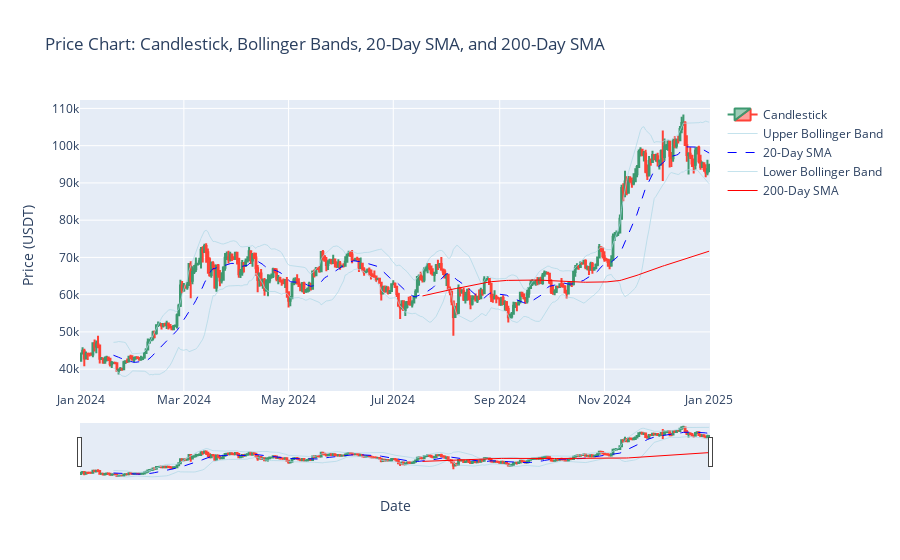
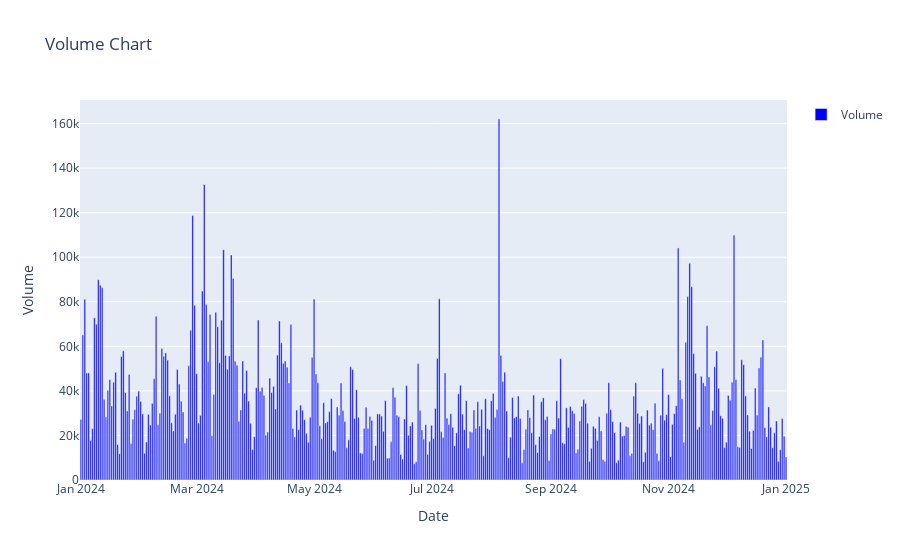
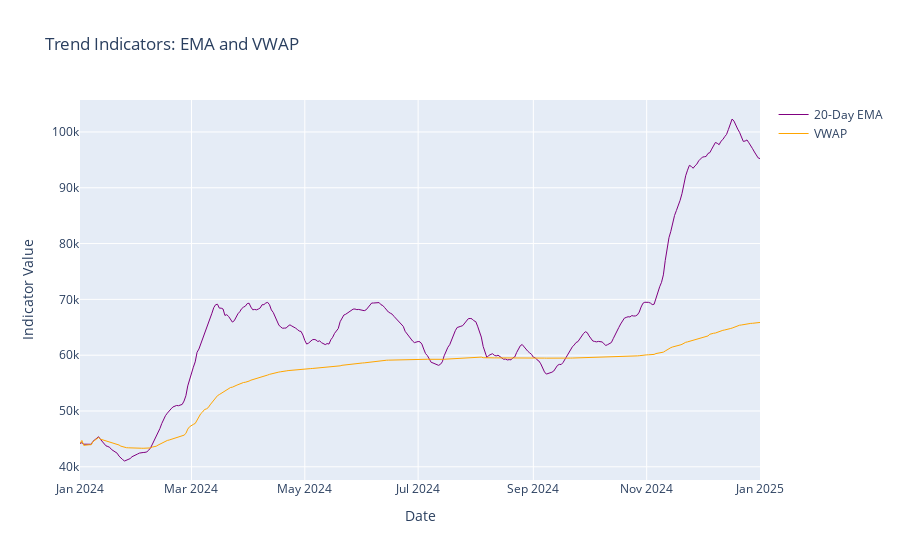
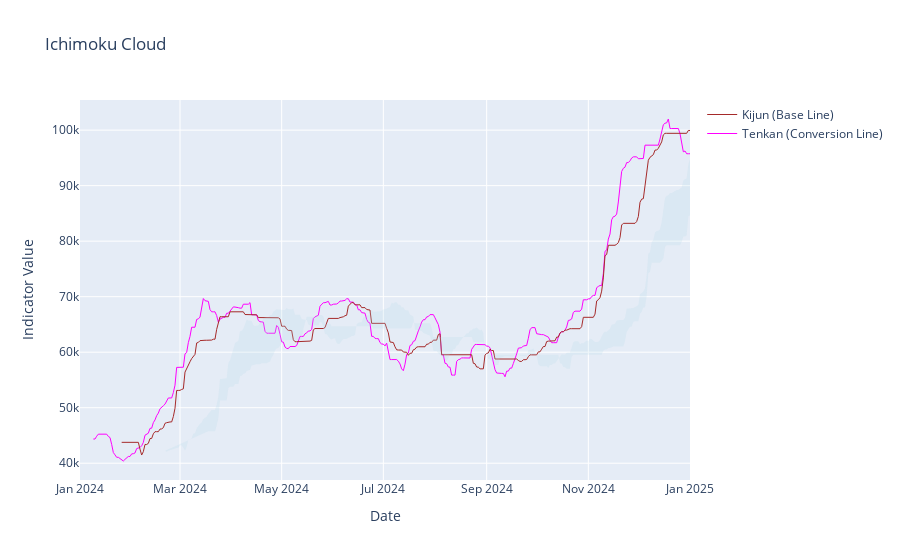

Notebook source saved alongside these figures, in order:
### Code cell
# -------------------------------
# Figure 1: Price Chart (Candlestick, Bollinger Bands, SMA20 and SMA200)
# -------------------------------
fig_price = go.Figure()

# Candlestick
fig_price.add_trace(go.Candlestick(
    x=df.index,
    open=df['Open'],
    high=df['High'],
    low=df['Low'],
    close=df['Close'],
    name='Candlestick'
))

# Bollinger Bands and SMA20
fig_price.add_trace(go.Scatter(
    x=df.index,
    y=df['Upper_BB'],
    line=dict(color='rgba(173,216,230,0.7)', width=1),
    name='Upper Bollinger Band'
))
fig_price.add_trace(go.Scatter(
    x=df.index,
    y=df['SMA20'],
    line=dict(color='blue', dash='dash', width=1),
    name='20-Day SMA'
))
fig_price.add_trace(go.Scatter(
    x=df.index,
    y=df['Lower_BB'],
    line=dict(color='rgba(173,216,230,0.7)', width=1),
    name='Lower Bollinger Band'
))

# SMA200
fig_price.add_trace(go.Scatter(
    x=df.index,
    y=df['SMA200'],
    line=dict(color='red', width=1),
    name='200-Day SMA'
))

fig_price.update_layout(
    title='Price Chart: Candlestick, Bollinger Bands, 20-Day SMA, and 200-Day SMA',
    xaxis_title='Date',
    yaxis_title='Price (USDT)',
    showlegend=True
)
fig_price.show()

# -------------------------------
# Figure 2: Volume Chart
# -------------------------------
fig_volume = go.Figure(data=[
    go.Bar(
        x=df.index,
        y=df['Volume'],
        name='Volume',
        marker_color='blue'
    )
])
fig_volume.update_layout(
    title='Volume Chart',
    xaxis_title='Date',
    yaxis_title='Volume',
    showlegend=True
)
fig_volume.show()

# -------------------------------
# Figure 3: Trend Indicators (EMA and VWAP)
# -------------------------------
fig_trend = go.Figure()
fig_trend.add_trace(go.Scatter(
    x=df.index,
    y=df['EMA'],
    line=dict(color='purple', width=1),
    name='20-Day EMA'
))
fig_trend.add_trace(go.Scatter(
    x=df.index,
    y=df['VWAP'],
    line=dict(color='orange', width=1),
    name='VWAP'
))
fig_trend.update_layout(
    title='Trend Indicators: EMA and VWAP',
    xaxis_title='Date',
    yaxis_title='Indicator Value',
    showlegend=True
)
fig_trend.show()

# -------------------------------
# Figure 4: Ichimoku Cloud
# -------------------------------
fig_ichimoku = go.Figure()
fig_ichimoku.add_trace(go.Scatter(
    x=df.index,
    y=df['Ichimoku_Tenkan'],
    line=dict(color='magenta', width=1),
    name='Tenkan (Conversion Line)'
))
fig_ichimoku.add_trace(go.Scatter(
    x=df.index,
    y=df['Ichimoku_Kijun'],
    line=dict(color='brown', width=1),
    name='Kijun (Base Line)'
))
fig_ichimoku.add_trace(go.Scatter(
    x=df.index,
    y=df['Ichimoku_SenkouA'],
    line=dict(color='rgba(0,0,0,0)'),
    showlegend=False,
    name='Senkou Span A'
))
fig_ichimoku.add_trace(go.Scatter(
    x=df.index,
    y=df['Ichimoku_SenkouB'],
    line=dict(color='rgba(0,0,0,0)'),
    fill='tonexty',
    fillcolor='rgba(173,216,230,0.2)',
    showlegend=False,
    name='Senkou Span B'
))
fig_ichimoku.update_layout(
    title='Ichimoku Cloud',
    xaxis_title='Date',
    yaxis_title='Indicator Value',
    showlegend=True
)
fig_ichimoku.show()

# -------------------------------
# Figure 5: RSI (14)
# -------------------------------
# Calculate the first and last date for the x-axis boundaries
x0 = df.index.min()
x1 = df.index.max()

fig_rsi = go.Figure()

# RSI Line
fig_rsi.add_trace(go.Scatter(
    x=df.index,
    y=df['RSI'],
    mode='lines',
    line=dict(color='orange', width=1),
    name='RSI'
))

# Shaded region for overbought (RSI > 70)
fig_rsi.add_shape(
    type="rect",
    xref="x",  # Use actual x-axis values
    yref="y",
    x0=x0,
    x1=x1,
    y0=70,
    y1=100,
    fillcolor="rgba(255, 0, 0, 0.2)",
    layer="below",
    line_width=0,
)

# Shaded region for oversold (RSI < 30)
fig_rsi.add_shape(
    type="rect",
    xref="x",  # Use actual x-axis values
    yref="y",
    x0=x0,
    x1=x1,
    y0=0,
    y1=30,
    fillcolor="rgba(0, 0, 255, 0.2)",
    layer="below",
    line_width=0,
)

# Reference lines for RSI at 70 and 30
fig_rsi.add_hline(
    y=70, line_dash="dash", line_color="gray",
    annotation_text="70", annotation_position="top left"
)
fig_rsi.add_hline(
    y=30, line_dash="dash", line_color="gray",
    annotation_text="30", annotation_position="bottom left"
)

fig_rsi.update_layout(
    title='Relative Strength Index (14)',
    xaxis_title='Date',
    yaxis_title='RSI Value',
    showlegend=True,
    yaxis=dict(range=[0, 100])
)

fig_rsi.show()

# -------------------------------
# Figure 6: MACD and MACD Signal
# -------------------------------
fig_macd = go.Figure()
fig_macd.add_trace(go.Scatter(
    x=df.index,
    y=df['MACD'],
    line=dict(color='green', width=1),
    name='MACD'
))
fig_macd.add_trace(go.Scatter(
    x=df.index,
    y=df['MACD_signal'],
    line=dict(color='red', width=1),
    name='MACD Signal'
))
fig_macd.update_layout(
    title='MACD',
    xaxis_title='Date',
    yaxis_title='MACD Value',
    showlegend=True
)
fig_macd.show()

# -------------------------------
# Figure 7: ATR (Average True Range)
# -------------------------------
fig_atr = go.Figure()
fig_atr.add_trace(go.Scatter(
    x=df.index,
    y=df['ATR'],
    line=dict(color='darkblue', width=1),
    name='ATR'
))
fig_atr.update_layout(
    title='Average True Range (ATR)',
    xaxis_title='Date',
    yaxis_title='ATR Value',
    showlegend=True
)
fig_atr.show()

# -------------------------------
# Figure 8: OBV (On-Balance Volume)
# -------------------------------
fig_obv = go.Figure()
fig_obv.add_trace(go.Scatter(
    x=df.index,
    y=df['OBV'],
    line=dict(color='darkgreen', width=1),
    name='OBV'
))
fig_obv.update_layout(
    title='On-Balance Volume (OBV)',
    xaxis_title='Date',
    yaxis_title='OBV Value',
    showlegend=True
)
fig_obv.show()

# -------------------------------
# Figure 9: Stochastic Oscillator (%K and %D)
# -------------------------------
fig_stoch = go.Figure()
fig_stoch.add_trace(go.Scatter(
    x=df.index,
    y=df['Stochastic_%K'],
    line=dict(color='darkorange', width=1),
    name='%K'
))
fig_stoch.add_trace(go.Scatter(
    x=df.index,
    y=df['Stochastic_%D'],
    line=dict(color='purple', width=1),
    name='%D'
))
# Reference lines for Stochastic Oscillator
fig_stoch.add_hline(y=80, line_dash="dash", line_color="gray", annotation_text="80")
fig_stoch.add_hline(y=20, line_dash="dash", line_color="gray", annotation_text="20")
fig_stoch.update_layout(
    title='Stochastic Oscillator',
    xaxis_title='Date',
    yaxis_title='Stochastic Value',
    showlegend=True
)
fig_stoch.show()

### Figure 1 — Plotly figure (JSON) as saved in the notebook; plotly's stock layout.template omitted (floating-point values rounded to 4 significant figures; data arrays with more than 128 entries replaced by an {"elided": "..."} marker saying what was removed)
{"data": [{"close": {"elided": "367 float values"}, "high": {"elided": "367 float values"}, "low": {"elided": "367 float values"}, "name": "Candlestick", "open": {"elided": "367 float values"}, "type": "candlestick", "x": {"elided": "367 str values"}}, {"line": {"color": "rgba(173,216,230,0.7)", "width": 1}, "name": "Upper Bollinger Band", "type": "scatter", "x": {"elided": "367 str values"}, "y": {"elided": "367 float values"}}, {"line": {"color": "blue", "dash": "dash", "width": 1}, "name": "20-Day SMA", "type": "scatter", "x": {"elided": "367 str values"}, "y": {"elided": "367 float values"}}, {"line": {"color": "rgba(173,216,230,0.7)", "width": 1}, "name": "Lower Bollinger Band", "type": "scatter", "x": {"elided": "367 str values"}, "y": {"elided": "367 float values"}}, {"line": {"color": "red", "width": 1}, "name": "200-Day SMA", "type": "scatter", "x": {"elided": "367 str values"}, "y": {"elided": "367 float values"}}], "layout": {"showlegend": true, "title": {"text": "Price Chart: Candlestick, Bollinger Bands, 20-Day SMA, and 200-Day SMA"}, "xaxis": {"title": {"text": "Date"}}, "yaxis": {"title": {"text": "Price (USDT)"}}}}

### Figure 2 — Plotly figure (JSON) as saved in the notebook; plotly's stock layout.template omitted (floating-point values rounded to 4 significant figures; data arrays with more than 128 entries replaced by an {"elided": "..."} marker saying what was removed)
{"data": [{"marker": {"color": "blue"}, "name": "Volume", "type": "bar", "x": {"elided": "367 str values"}, "y": {"elided": "367 float values"}}], "layout": {"showlegend": true, "title": {"text": "Volume Chart"}, "xaxis": {"title": {"text": "Date"}}, "yaxis": {"title": {"text": "Volume"}}}}

### Figure 3 — Plotly figure (JSON) as saved in the notebook; plotly's stock layout.template omitted (floating-point values rounded to 4 significant figures; data arrays with more than 128 entries replaced by an {"elided": "..."} marker saying what was removed)
{"data": [{"line": {"color": "purple", "width": 1}, "name": "20-Day EMA", "type": "scatter", "x": {"elided": "367 str values"}, "y": {"elided": "367 float values"}}, {"line": {"color": "orange", "width": 1}, "name": "VWAP", "type": "scatter", "x": {"elided": "367 str values"}, "y": {"elided": "367 float values"}}], "layout": {"showlegend": true, "title": {"text": "Trend Indicators: EMA and VWAP"}, "xaxis": {"title": {"text": "Date"}}, "yaxis": {"title": {"text": "Indicator Value"}}}}

### Figure 4 — Plotly figure (JSON) as saved in the notebook; plotly's stock layout.template omitted (floating-point values rounded to 4 significant figures; data arrays with more than 128 entries replaced by an {"elided": "..."} marker saying what was removed)
{"data": [{"line": {"color": "magenta", "width": 1}, "name": "Tenkan (Conversion Line)", "type": "scatter", "x": {"elided": "367 str values"}, "y": {"elided": "367 float values"}}, {"line": {"color": "brown", "width": 1}, "name": "Kijun (Base Line)", "type": "scatter", "x": {"elided": "367 str values"}, "y": {"elided": "367 float values"}}, {"line": {"color": "rgba(0,0,0,0)"}, "name": "Senkou Span A", "showlegend": false, "type": "scatter", "x": {"elided": "367 str values"}, "y": {"elided": "367 float values"}}, {"fill": "tonexty", "fillcolor": "rgba(173,216,230,0.2)", "line": {"color": "rgba(0,0,0,0)"}, "name": "Senkou Span B", "showlegend": false, "type": "scatter", "x": {"elided": "367 str values"}, "y": {"elided": "367 float values"}}], "layout": {"showlegend": true, "title": {"text": "Ichimoku Cloud"}, "xaxis": {"title": {"text": "Date"}}, "yaxis": {"title": {"text": "Indicator Value"}}}}
